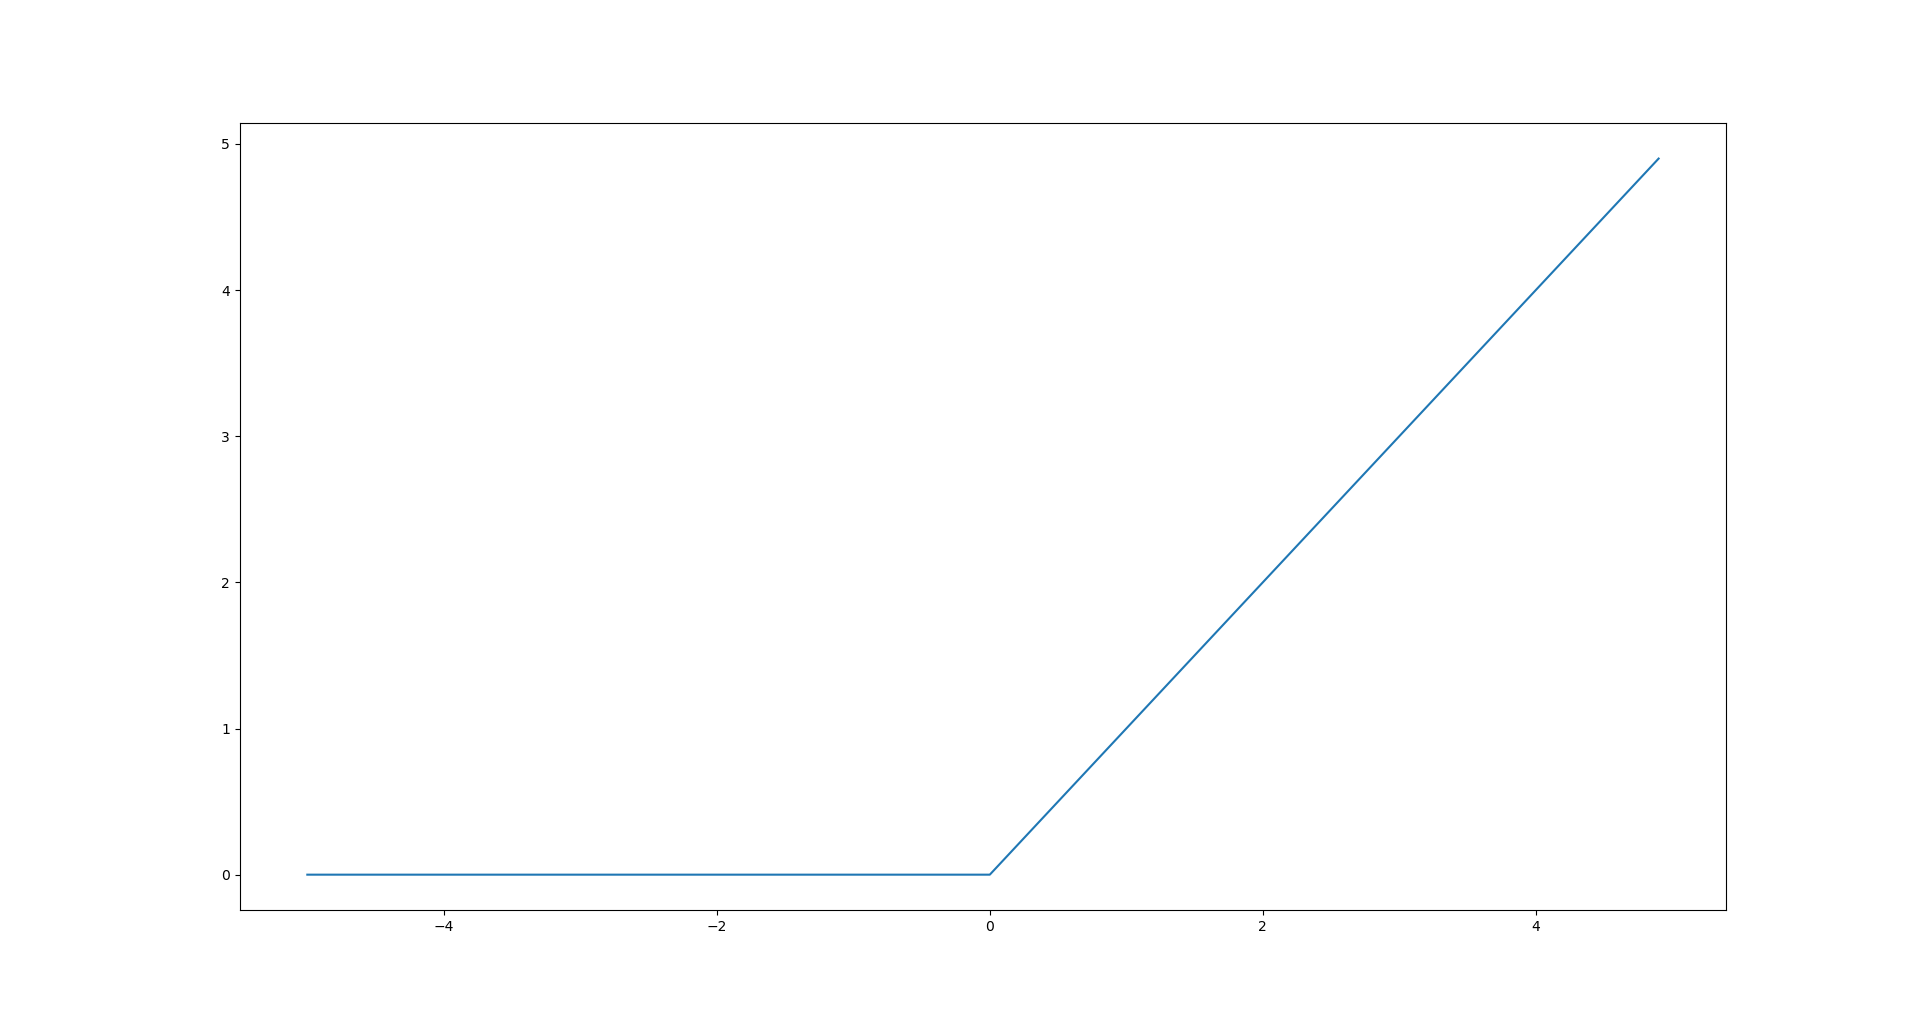

Python code for this plot:
import numpy as np
import matplotlib.pylab as plt

def relu_func(x):
    return np.maximum(x, 0)

x = np.arange(-5.0, 5.0, 0.1)
y = relu_func(x)

plt.plot(x, y)
plt.show()
